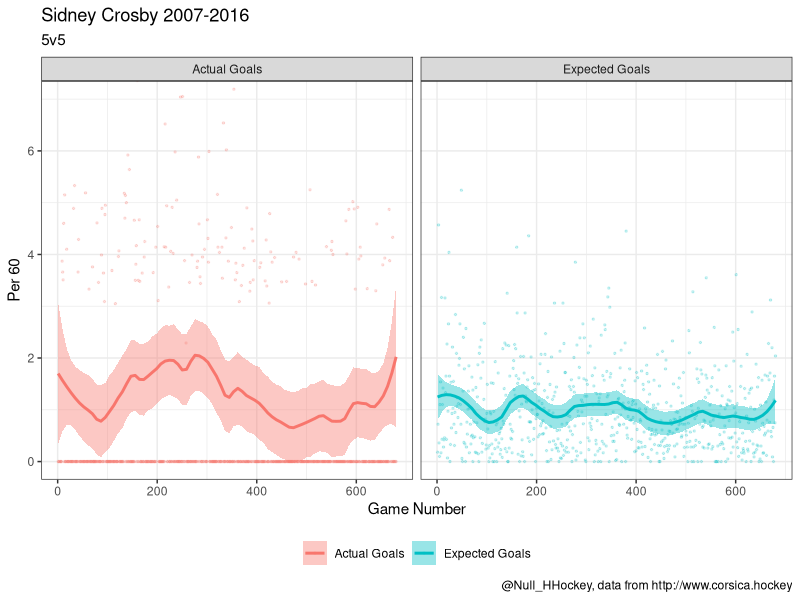
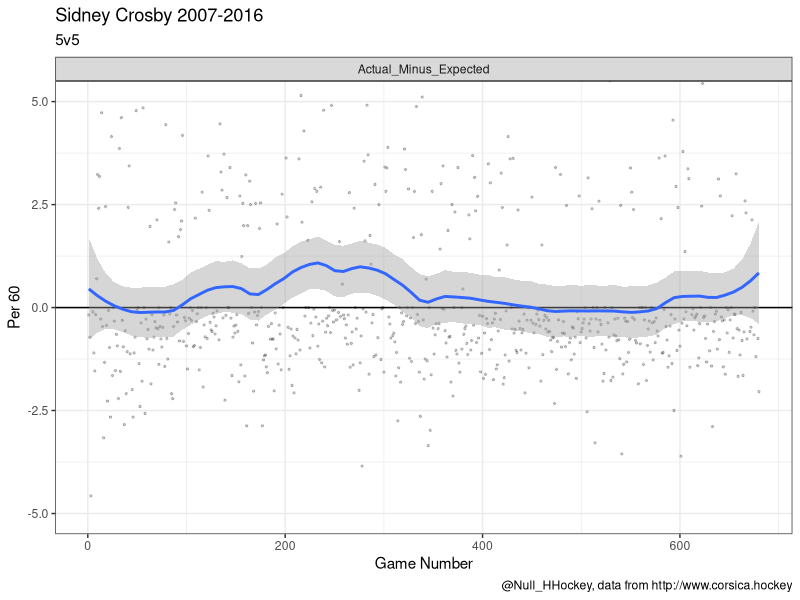
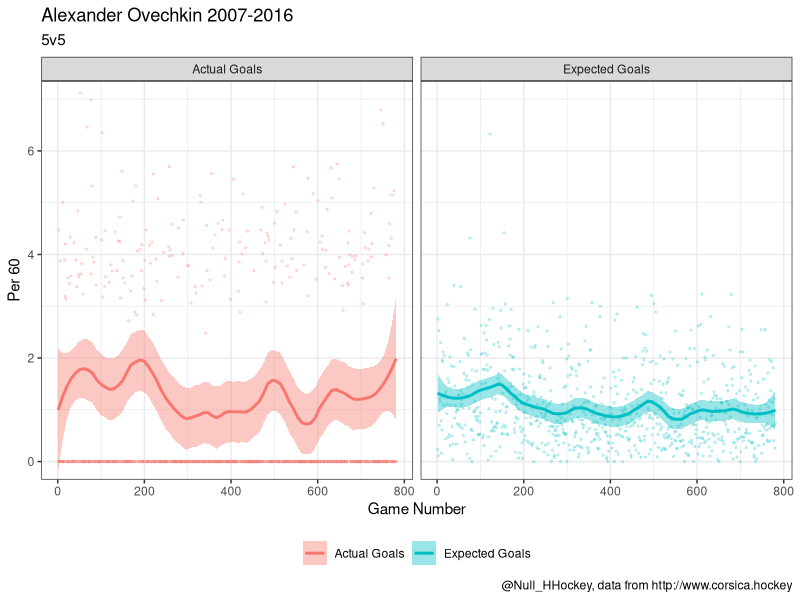
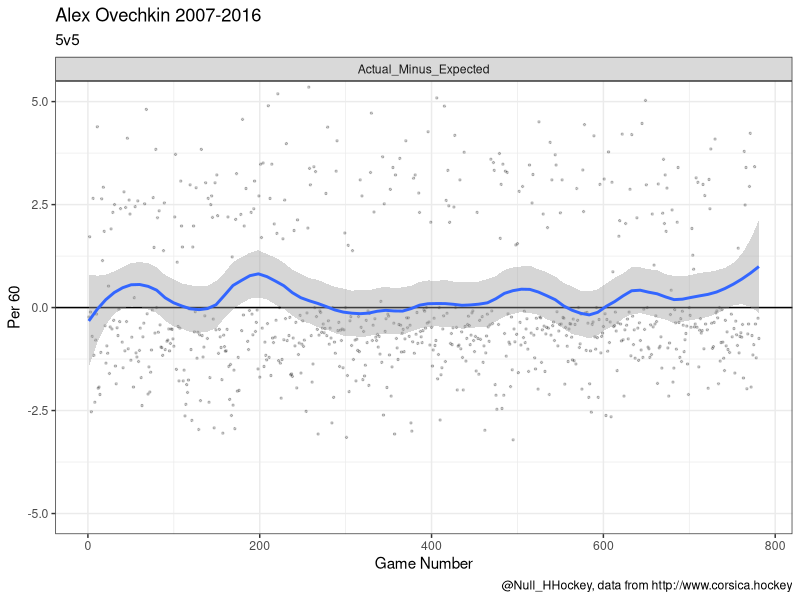
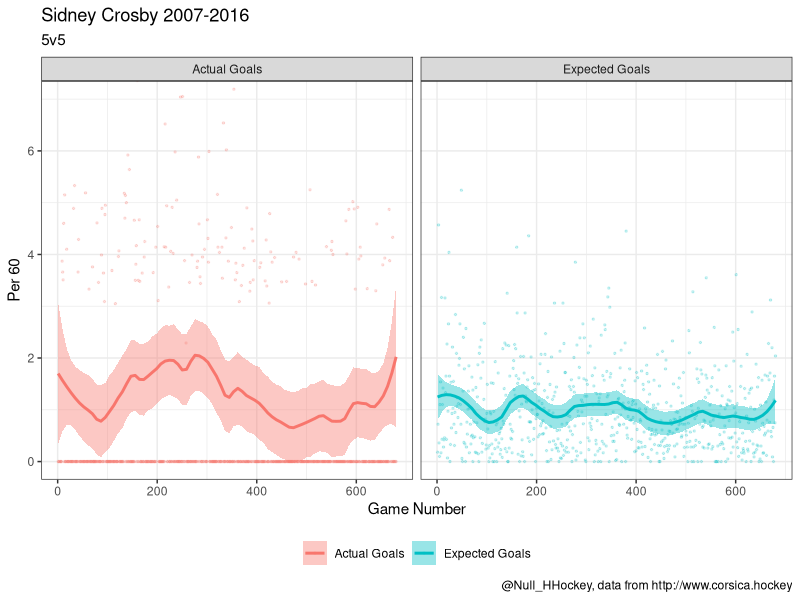

These charts were generated, in order, by the following R code:
library(readr)
library(dplyr)
library(ggplot2)
library(lubridate)
library(tidyr)

crosby <- read_csv("g vs xg.csv") %>%
        filter(Player == "SIDNEY.CROSBY") %>%
        select(Player, Date, TOI, ixG60, G60) %>%
        arrange(Player, Date) %>%
        mutate(game_number = dense_rank(Date), 
               Actual_Minus_Expected = G60 - ixG60)

crosby <- crosby %>%
        gather(., metric, measure, -Player, -Date, -game_number, -TOI)

crosby$metric[crosby$metric == "G60"] <- "Actual Goals"
crosby$metric[crosby$metric == "ixG60"] <- "Expected Goals"

crosby %>%
        filter(Player == "SIDNEY.CROSBY" & metric == "Actual Goals") %>%
        View()

crosby_graph1 <- crosby %>%
        filter(metric != "Actual_Minus_Expected") %>%
        ggplot(., aes(game_number, measure, color = metric, fill = metric)) +
        geom_point(size = .5, alpha = I(.2)) +
        geom_smooth(span = .2) +
        facet_wrap(~metric) +
        coord_cartesian(ylim = c(0, 7)) +
        theme_bw() +
        labs(x = "Game Number",
             y = "Per 60",
             title = "Sidney Crosby 2007-2016",
             subtitle = "5v5",
             caption = "@Null_HHockey, data from http://www.corsica.hockey") +
        theme(legend.position = "bottom",
              legend.title = element_blank())
ggsave("Crosby Actual vs Expected.png")
print(crosby_graph1)

crosby_graph2 <- crosby %>%
        filter(metric == "Actual_Minus_Expected") %>%
        ggplot(., aes(game_number, measure)) +
        geom_hline(yintercept = 0) +
        geom_point(size = .5, alpha = I(.2)) +
        geom_smooth(span = .2) +
        facet_wrap(~metric) +
        coord_cartesian(ylim = c(-5, 5)) +
        theme_bw() +
        labs(x = "Game Number",
             y = "Per 60",
             title = "Sidney Crosby 2007-2016",
             subtitle = "5v5",
             caption = "@Null_HHockey, data from http://www.corsica.hockey")
print(crosby_graph2)


ovechkin <- read_csv("g vs xg.csv") %>%
        filter(Player == "ALEX.OVECHKIN") %>%
        select(Player, Date, TOI, ixG60, G60) %>%
        arrange(Player, Date) %>%
        mutate(game_number = dense_rank(Date), 
               Actual_Minus_Expected = G60 - ixG60)

ovechkin <- ovechkin %>%
        gather(., metric, measure, -Player, -Date, -game_number, -TOI)

ovechkin$metric[ovechkin$metric == "G60"] <- "Actual Goals"
ovechkin$metric[ovechkin$metric == "ixG60"] <- "Expected Goals"
ovechkin_graph1 <- ovechkin %>%
        filter(metric != "Actual_Minus_Expected") %>%
        ggplot(., aes(game_number, measure, color = metric, fill = metric)) +
        geom_point(size = .5, alpha = I(.2)) +
        geom_smooth(span = .2) +
        facet_wrap(~metric) +
        coord_cartesian(ylim = c(0, 7)) +
        theme_bw() +
        labs(x = "Game Number",
             y = "Per 60",
             title = "Alexander Ovechkin 2007-2016",
             subtitle = "5v5",
             caption = "@Null_HHockey, data from http://www.corsica.hockey") +
        theme(legend.position = "bottom",
              legend.title = element_blank())
print(ovechkin_graph1)

ovechkin_graph2 <- ovechkin %>%
        filter(metric == "Actual_Minus_Expected") %>%
        ggplot(., aes(game_number, measure)) +
        geom_hline(yintercept = 0) +
        geom_point(size = .5, alpha = I(.2)) +
        geom_smooth(span = .2) +
        facet_wrap(~metric) +
        coord_cartesian(ylim = c(-5, 5)) +
        theme_bw() +
        labs(x = "Game Number",
             y = "Per 60",
             title = "Alex Ovechkin 2007-2016",
             subtitle = "5v5",
             caption = "@Null_HHockey, data from http://www.corsica.hockey")
print(ovechkin_graph2)

